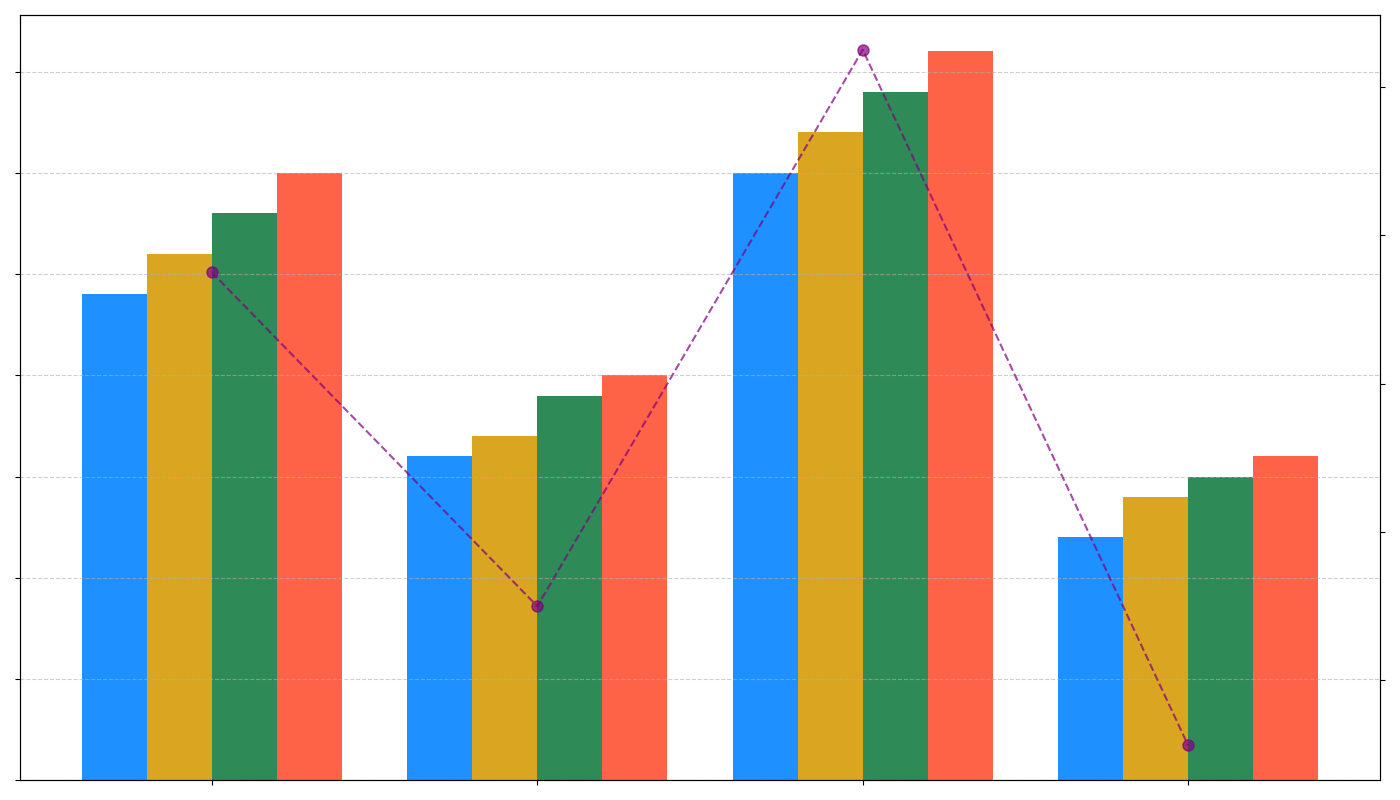

The Python source for this figure:
import matplotlib.pyplot as plt
import numpy as np

categories = ["Apples", "Bananas", "Oranges", "Plums"]
q1_sales = [120, 80, 150, 60]
q2_sales = [130, 85, 160, 70]
q3_sales = [140, 95, 170, 75]
q4_sales = [150, 100, 180, 80]
avg_sales_per_quarter = np.mean([q1_sales, q2_sales, q3_sales, q4_sales], axis=0)

fig, ax1 = plt.subplots(figsize=(14, 8))
width = 0.2
x = np.arange(len(categories))

bars1 = ax1.bar(x - 1.5*width, q1_sales, width, color='dodgerblue')
bars2 = ax1.bar(x - 0.5*width, q2_sales, width, color='goldenrod')
bars3 = ax1.bar(x + 0.5*width, q3_sales, width, color='seagreen')
bars4 = ax1.bar(x + 1.5*width, q4_sales, width, color='tomato')

ax1.set_xticks(x)
ax1.set_xticklabels([])  # Removing group labels
ax1.tick_params(axis='y', labelleft=False)  # Removing y-axis labels
ax1.grid(axis='y', linestyle='--', alpha=0.6)

ax2 = ax1.twinx()
ax2.plot(categories, avg_sales_per_quarter, color='purple', linestyle='--', marker='o', markersize=8, alpha=0.7)
ax2.tick_params(axis='y', labelright=False)  # Removing secondary y-axis labels

plt.tight_layout()
plt.show()
